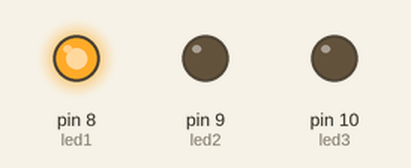
This sketch was run on a simulated Arduino Uno, built with avr-gcc and run on an emulated ATmega328P. Shown: output pins drawn as LEDs (lit = HIGH).

Above: at 0.4 s.
At 1.2 s:
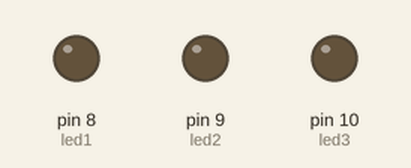
At 2.8 s:
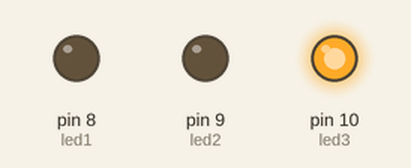
At 5.2 s:
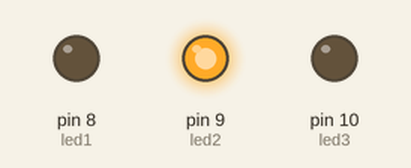
At 6.8 s:
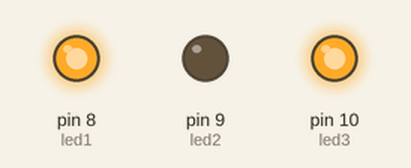
Timing chart, 0 to 7.4 s (numbered marks = the images above):
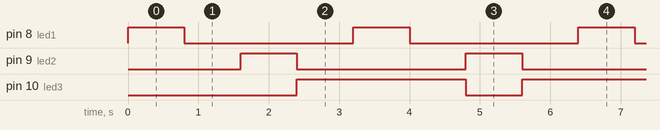

The sketch:

Farinango_Wilmer_SIMULACI_N_2.1_SE.ino
```cpp
// variables: numéricas enteras (int), decimales (float), caracteres (chart)
 #define led1 8          // uso de #define, es una variable que no se puede alterar su valor, no existe una depuración de errores
 int led2 = 9;           // se puede considerar como una variable normal, no es muy recomendable
 const int led3 = 10;    // variable constante, es la recomendable

void setup() {
 pinMode(led1,OUTPUT);   //  pin 8  salida
 pinMode(led2,OUTPUT);   //  pin 9  salida
 pinMode(led3,OUTPUT);   //  pin 10 salida
}

void loop() {
 digitalWrite(led1,HIGH);  //5v to pin8
 delay(800);               //se detiene el microcontrolador por medio segundo
 digitalWrite(led1,LOW);  //envía 0v al pin8
 delay(800);               //se detiene el microcontrolador por medio segundo
 digitalWrite(led2,HIGH);  //envía 5v al pin9
 digitalWrite(led3,LOW);  //envía 0v al pin10
 delay(800);               //se detiene el microcontrolador por 400ms
 digitalWrite(led3,HIGH);  //envía 5v al pin10
 digitalWrite(led2,LOW);  //envía 0v al pin9
 delay(800);               //se detiene el microcontrolador por 400ms
}
```

Measured:
- by itself, pin 8 (led1), pin 9 (led2): alternates HIGH for 0.80 s and LOW for 2.4 s
- by itself, pin 10 (led3): alternates HIGH for 2.4 s and LOW for 0.80 s
